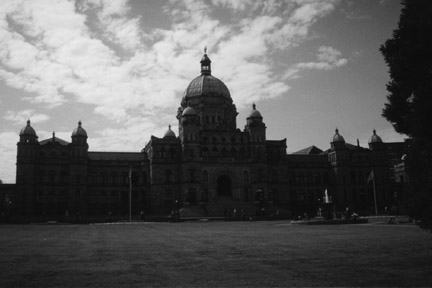
%> input picture Ex4_(6-8.11)/house.png, 432 x 288 px, given in place of university.png, which was not available
$ octave exc4.m   (GNU Octave 9; MATLAB toolbox functions it lacks are replaced by stand-ins)
%> lines starting %> are read from the running program, lines starting %| are printed output that depends on the picture; pictures that were not available may be replaced by others from this repository, and a replacement may not be noted
%% 1. Image Enhancement Intensity Transformations
% The focus of this part is to experiment with intensity transformations to enhance an image. Download
% the image university.png and enhance it using:
clear all, close all
I = imread('university.png');
%> I is the input picture: size 288x432 uint8; min 4, max 235, mean 92.9
subplot (3,1,1); imshow(I);
I = double(I);
%> I: size 288x432 double

% (a) The log transformation
c=50;
I1 = uint8(c*log(1+I));
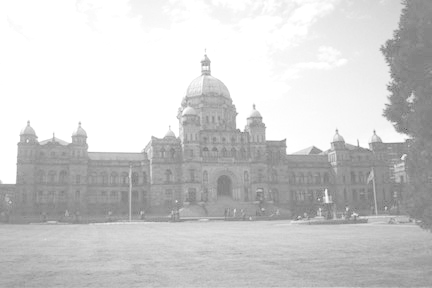
%> I1: size 288x432 uint8; min 80, max 255, mean 204.5
subplot (3,1,2); imshow(I1);

%(b) a power-law transformation
c=7, gamma=0.9;
I2 = uint8(c*I.^gamma);
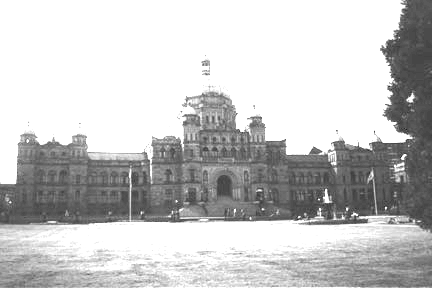
%> I2: size 288x432 uint8; min 24, max 255, mean 198
subplot (3,1,3); imshow(I2);

%% 2. Histogram Equalization
% Implement your own histogram equalization function in a file histequal.m. Perform histogram
% equalization on the images (moon.png, house.png, spine.jpg, church.png) by your OWN method.
% Compare the histograms and images before and after processing. (for loops are allowed. !Do not
% use MATLAB histeq function!). Compare outputs to the ContrastStretch results (Matlab
% code for ContrastStretch is provided).
clear all, close all
moon= imread('moon.png') ; house =imread('house.png') ;
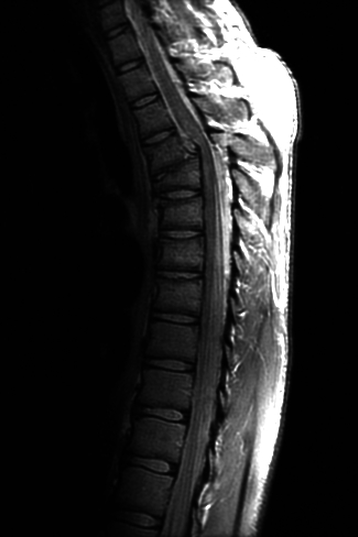
%> input picture Ex4_(6-8.11)/spine.jpg (cropped and resized to the size of MATLAB's example picture), 358 x 537 px, given in place of moon.png, which was not available
%> further down, moon is the input picture: size 537x358 uint8; min 0, max 255, mean 37.2
spine=imread('spine.jpg'); church=imread('church.png');
%> after `spine=imread('spine.jpg')`:
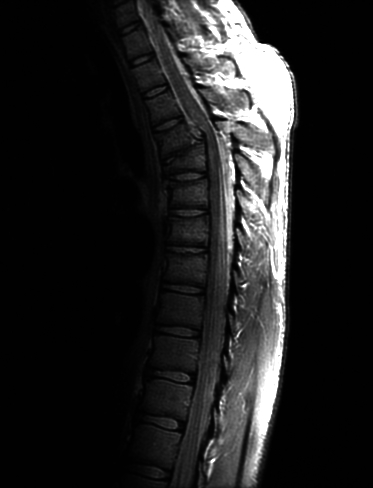
%> spine: size 488x373 uint8; min 0, max 255, mean 32.6
%> (the run ends here)
